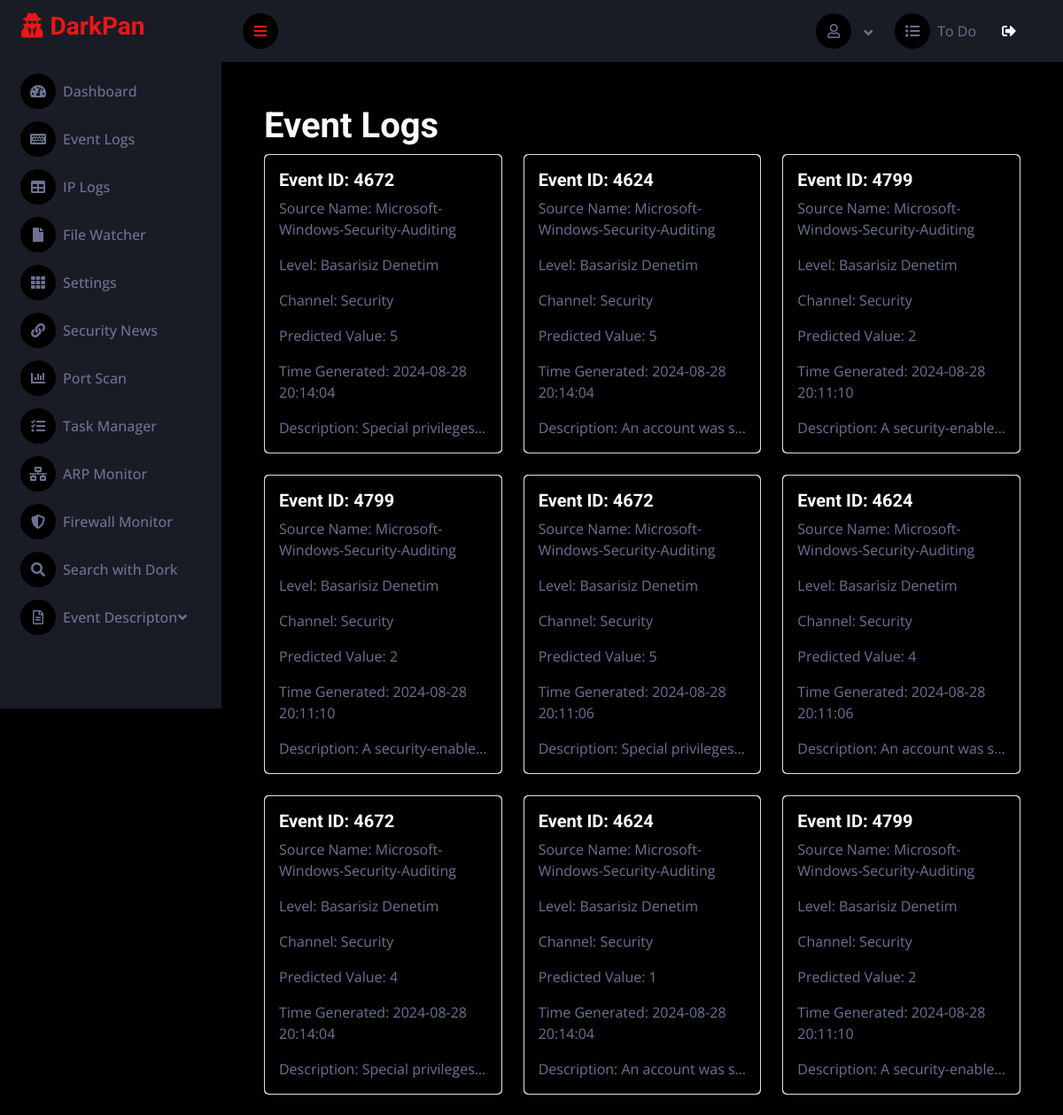
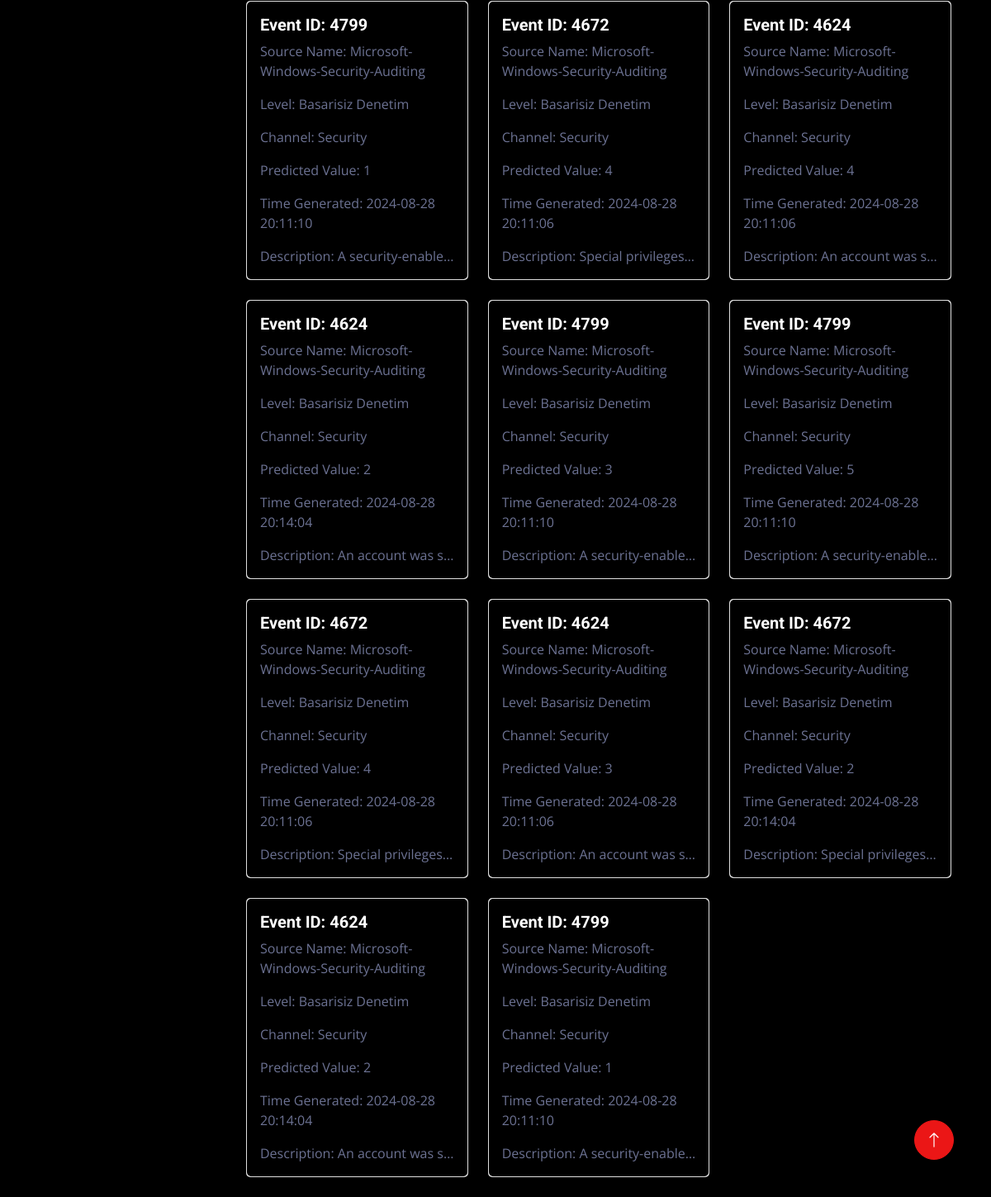
Before: / (signed in) with the older database file (2 pictures, top to bottom).
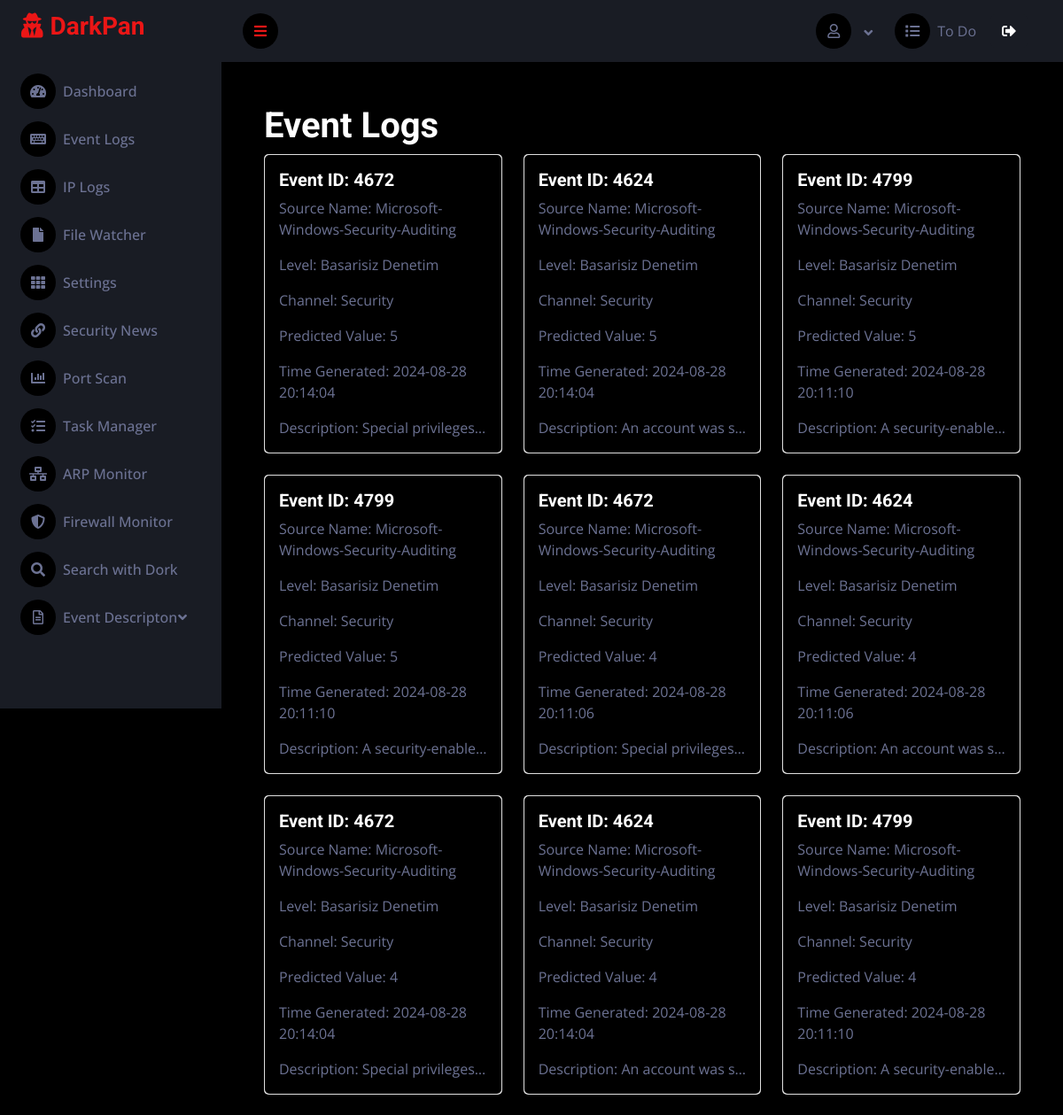
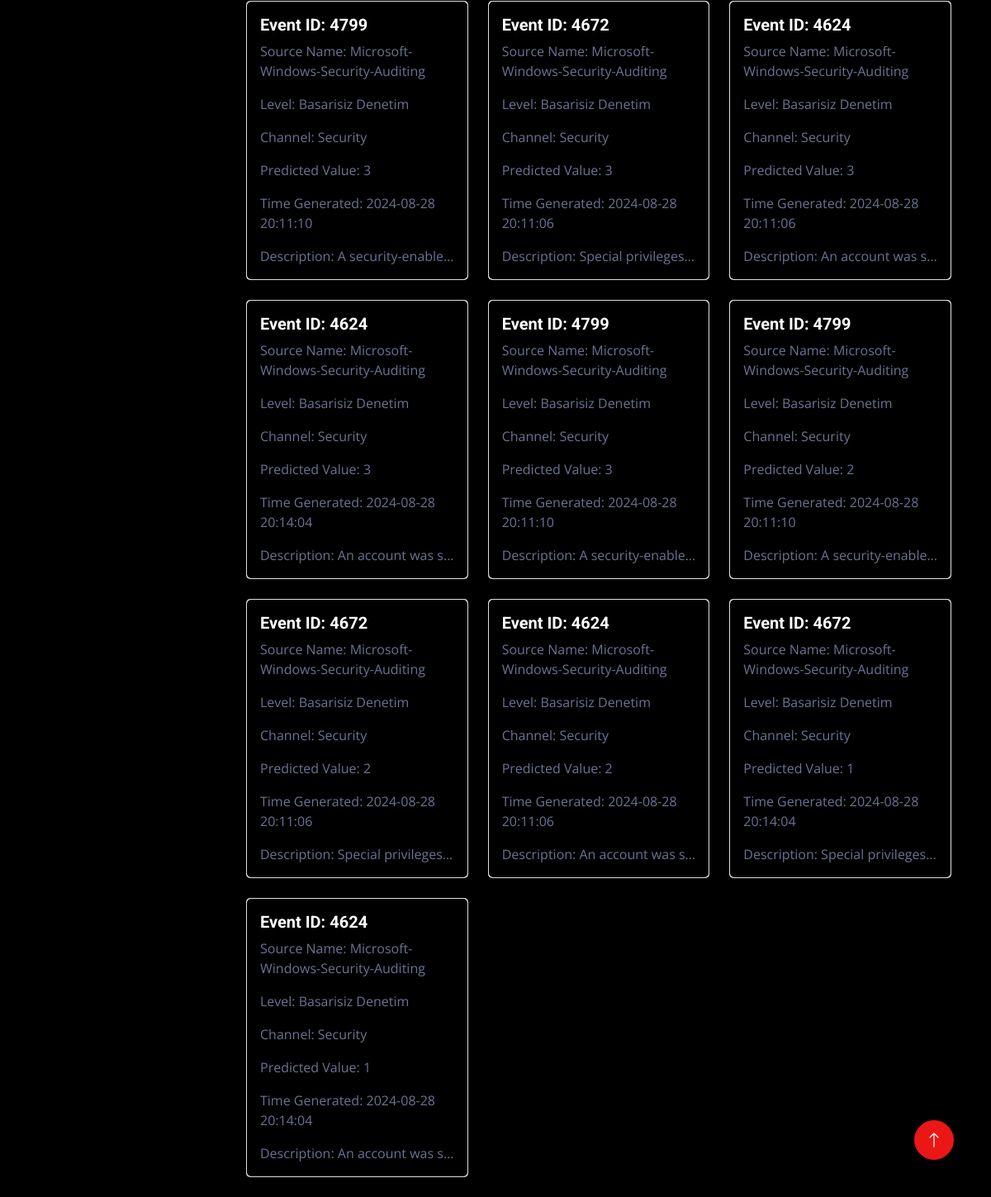
After: the same page with the newer database file (2 pictures, top to bottom).
### sec/models.py (models this page shows, shortened)
class Events(models.Model):
    ID = models.AutoField(primary_key=True) # Field name made lowercase.
    EventID = models.IntegerField(db_column='EventID', blank=True, null=True)  # Field name made lowercase.
    SourceName = models.TextField(db_column='SourceName', blank=True, null=True)  # Field name made lowercase.
    Level = models.TextField(db_column='Level', blank=True, null=True)  # Field name made lowercase.
    Channel = models.TextField(db_column='Channel', blank=True, null=True)  # Field name made lowercase.
    Message = models.TextField(db_column='Message', blank=True, null=True)  # Field name made lowercase.
    PredictedValue = models.TextField(db_column='PredictedValue', blank=True, null=True)  # Field name made lowercase. This field type is a guess.
    TimeGenerated = models.TextField(db_column='TimeGenerated', blank=True, null=True)  # Field name made lowercase.
    class Meta:
        managed = True
        db_table = 'events'
        verbose_name_plural = 'Events' # Display name in Admin Panel

class Eventdescription(models.Model):
    eventid = models.AutoField(primary_key=True)  # Field name made lowercase.
    description = models.TextField(db_column='Description', blank=True, null=True)  # Field name made lowercase.
    class Meta:
        managed = True
        db_table = 'eventdescription'
        verbose_name_plural = 'Event Description' # Display name in Admin Panel

### sec/views.py (the view)
# urls.py: path("", views.index),
def index(request):
    event_logs = Events.objects.all()
    descriptions = Eventdescription.objects.all()
    event_descriptions = []
    for event in event_logs:
        event_descriptions.append({
            'event': event,
            'descriptions': [desc for desc in descriptions if desc.eventid == event.EventID],
        })
    return render(request, 'index.html', {'event_descriptions': event_descriptions})

### sec/views.py (called while the page is built)
    def __call__(self, request):
        if not request.user.is_authenticated and request.path not in self.exempt_urls:
            return redirect(f"{reverse('login')}?next={request.path}")
        response = self.get_response(request)
        return response

### templates/index.html (shortened to what this page needs)
{% extends 'base.html' %}
{% block content %}
  <div class="container-fluid pt-4 px-4">
    <div class="row g-4">
      <div class="container-fluid">
        <h1>Event Logs</h1>
        <div class="row">
          {% for event_desc in event_descriptions %}
            <div class="col-md-4">
              <div class="card mb-4">
                <div class="card-body bg-dark" style="border-radius: 5px;">
                  <h5 class="card-title">Event ID: {{ event_desc.event.EventID }}</h5>
                  <p class="card-text">Source Name: {{ event_desc.event.SourceName }}</p>
                  <p class="card-text">Level: {{ event_desc.event.Level }}</p>
                  <p class="card-text">Channel: {{ event_desc.event.Channel }}</p>
                  <p class="card-text">Predicted Value: {{ event_desc.event.PredictedValue }}</p>
                  <p class="card-text">Time Generated: {{ event_desc.event.TimeGenerated }}</p>
                  {% for description in event_desc.descriptions %}
                    <p class="card-text text-truncate" data-toggle="tooltip" data-placement="top" title="{{ description.description }}">Description: {{ description.description }}</p>
                  {% empty %}
                    <p class="card-text">Description: Not found.</p>
                  {% endfor %}
                </div>
              </div>
            </div>
          {% empty %}
            <div class="col">
              <p>No event logs found.</p>
            </div>
          {% endfor %}
        </div>
      </div>
    </div>
  </div>
{% endblock %}

### templates/base.html (shortened to what this page needs)
{% load static %}
<!DOCTYPE html>
<html lang="en">
<head>
    <link href="https://cdnjs.cloudflare.com/ajax/libs/font-awesome/5.10.0/css/all.min.css" rel="stylesheet">
    <link href="https://cdn.jsdelivr.net/npm/bootstrap-icons@1.4.1/font/bootstrap-icons.css" rel="stylesheet">
    <link href="{% static 'lib/owlcarousel/assets/owl.carousel.min.css' %}" rel="stylesheet">
    <link href="{% static 'lib/tempusdominus/css/tempusdominus-bootstrap-4.min.css' %}" rel="stylesheet" />
    <link href="{% static 'css/bootstrap.min.css' %}" rel="stylesheet">
    <link href="{% static 'css/style.css' %}" rel="stylesheet">
</head>
<body>
    <div class="container-fluid position-relative d-flex p-0">
        {% include 'partials/_sidebar.html' %}
        <div class="content">
            {% include 'partials/_navbar.html' %}
            <div class="container-fluid pt-4 px-4">
                {% block content %}
                {% endblock %}
            </div>
        </div>
        <a href="#" class="btn btn-lg btn-primary btn-lg-square back-to-top animated-button">
            <i class="bi bi-arrow-up"></i>
        </a>
    </div>
</body>
</html>

### templates/partials/_sidebar.html (shortened to what this page needs)
<div class="sidebar pe-4 pb-3" id="mySidebar">
    <nav class="navbar bg-secondary navbar-dark">
        <a href="/index/" class="navbar-brand mx-4 mb-3">
            <h3 class="text-primary"><i class="fa fa-user-secret me-2" aria-hidden="true"></i>DarkPan</h3>
        </a>
        <div class="navbar-nav w-100">
            <a href="/index/" class="nav-item nav-link {% if request.path == '/index/' %}active{% endif %}"><i class="fa fa-tachometer-alt me-2"></i>Dashboard</a>
            <a href="/eventlog/" class="nav-item nav-link {% if request.path == '/eventlog/' %}active{% endif %}"><i class="fa fa-keyboard me-2"></i>Event Logs</a>
            <a href="/iplogs/" class="nav-item nav-link {% if request.path == '/iplogs/' %}active{% endif %}"><i class="fa fa-table me-2"></i>IP Logs</a>
            <a href="/filewatch/" class="nav-item nav-link {% if request.path == '/filewatch/' %}active{% endif %}"><i class="fa fa-file me-2"></i>File Watcher</a>
            <a href="/settings/" class="nav-item nav-link {% if request.path == '/settings/' %}active{% endif %}"><i class="fa fa-th me-2"></i>Settings</a>
            <a href="/news/" class="nav-item nav-link {% if request.path == '/news/' %}active{% endif %}"><i class="fa fa-link me-2"></i>Security News</a>
            <a href="/port_scanner/" class="nav-item nav-link {% if request.path == '/port_scanner/' %}active{% endif %}"><i class="fa fa-chart-bar me-2"></i>Port Scan</a>
            <a href="/task-controller/" class="nav-item nav-link {% if request.path == '/task-controller/' %}active{% endif %}"><i class="fa fa-tasks me-2"></i>Task Manager</a>
            <a href="/arp_monitor/" class="nav-item nav-link {% if request.path == '/arp_monitor/' %}active{% endif %}"><i class="fa fa-network-wired me-2"></i>ARP Monitor</a>
            <a href="/firewall_monitor/" class="nav-item nav-link {% if request.path == '/firewall_monitor/' %}active{% endif %}"><i class="fas fa-shield-alt me-2"></i>Firewall Monitor</a>
            <a href="/search/" class="nav-item nav-link {% if request.path == '/search/' %}active{% endif %}"><i class="fa fa-search me-2"></i>Search with Dork</a>
            {% if request.path == '/add_event/' or request.path == '/update_event/' %}
                <div class="nav-item dropdown active">
            {% else %}
                <div class="nav-item dropdown">
            {% endif %}
                <a href="#" class="nav-link dropdown-toggle" data-bs-toggle="dropdown"><i class="far fa-file-alt me-2"></i>Event Descripton</a>
            </div>
        </div>
    </nav>
</div>

### templates/partials/_navbar.html (shortened to what this page needs)
<nav class="navbar navbar-expand bg-secondary navbar-dark sticky-top px-4 py-0">
    <a href="#" class="sidebar-toggler flex-shrink-0">
        <i class="fa fa-bars"></i>
    </a>
    <div class="navbar-nav align-items-center ms-auto">
        <div class="nav-item dropdown">
            <a href="#" class="nav-link dropdown-toggle" data-bs-toggle="dropdown"><i class="far fa-user me-2"></i></a>
        </div>
        <a href="/todo" class="nav-item nav-link"><i class="fa fa-list me-2"></i>To Do </a>
        <form method="post" action="{% url 'logout' %}" id="logoutForm">
            <button type="button" class="btn btn-secondary m-3" onclick="confirmLogout()">
                <i class="fas fa-sign-out-alt"></i>
            </button>
        </form>
    </div>
</nav>

### static/css/style.css (style rules this page uses)
:root { --primary: #EB1616; --secondary: #191C24; --light: #6C7293; --dark: #000000; }
.back-to-top { position: fixed; display: none; right: 45px; bottom: 45px; z-index: 99; }
.btn { transition: .5s; }
.btn-lg-square { width: 48px; height: 48px; }
.btn-square, .btn-sm-square, .btn-lg-square { padding: 0; display: inline-flex; align-items: center; justify-content: center; font-weight: normal; border-radius: 50px; }
.sidebar { position: fixed; top: 0; left: 0; bottom: 0; width: 250px; height: 100vh; overflow-y: auto; background: var(--secondary); transition: 0.5s; z-index: 999; }
.content { margin-left: 250px; min-height: 100vh; background: var(--dark); transition: 0.5s; }
@media (min-width: 992px) { .sidebar { margin-left: 0; } }
@media (min-width: 992px) { .content { width: calc(100% - 250px); } }
.sidebar .navbar .navbar-nav .nav-link { padding: 7px 20px; color: var(--light); font-weight: 500; border-left: 3px solid var(--secondary); border-radius: 0 30px 30px 0; outline: none; }
.sidebar .navbar .navbar-nav .nav-link i { width: 40px; height: 40px; display: inline-flex; align-items: center; justify-content: center; background: var(--dark); border-radius: 40px; }
.sidebar .navbar .dropdown-toggle::after { position: absolute; top: 15px; right: 15px; border: none; content: "\f107"; font-family: "Font Awesome 5 Free"; font-weight: 900; transition: .5s; }
.content .navbar .navbar-nav .nav-link { margin-left: 25px; padding: 12px 0; color: var(--light); outline: none; }
.content .navbar .sidebar-toggler, .content .navbar .navbar-nav .nav-link i { width: 40px; height: 40px; display: inline-flex; align-items: center; justify-content: center; background: var(--dark); border-radius: 40px; }
.content .navbar .dropdown-toggle::after { margin-left: 6px; vertical-align: middle; border: none; content: "\f107"; font-family: "Font Awesome 5 Free"; font-weight: 900; transition: .5s; }

Changed rows visible on the page:
removed Events: event.EventID "4799", event.SourceName "Microsoft-Windows-Security-Auditing", event.Level "Basarisiz Denetim", event.Channel "Security", event.PredictedValue "1", event.TimeGenerated "2024-08-28 20:11:10", Eventdescription (description "A security-enable…")
changed Events (number 3 of 19 on the later page): event.PredictedValue "2" → "5"
changed Events (number 4 of 19 on the later page): event.PredictedValue "2" → "5"
changed Events (number 5 of 19 on the later page): event.PredictedValue "5" → "4"
changed Events (number 8 of 19 on the later page): event.PredictedValue "1" → "4"
changed Events (number 9 of 19 on the later page): event.PredictedValue "2" → "4"
changed Events (number 10 of 19 on the later page): event.PredictedValue "1" → "3"
changed Events (number 11 of 19 on the later page): event.PredictedValue "4" → "3"
changed Events (number 12 of 19 on the later page): event.PredictedValue "4" → "3"
changed Events (number 13 of 19 on the later page): event.PredictedValue "2" → "3"
changed Events (number 15 of 19 on the later page): event.PredictedValue "5" → "2"
changed Events (number 16 of 19 on the later page): event.PredictedValue "4" → "2"
changed Events (number 17 of 19 on the later page): event.PredictedValue "3" → "2"
changed Events (number 18 of 19 on the later page): event.PredictedValue "2" → "1"
changed Events (number 19 of 19 on the later page): event.PredictedValue "2" → "1"
